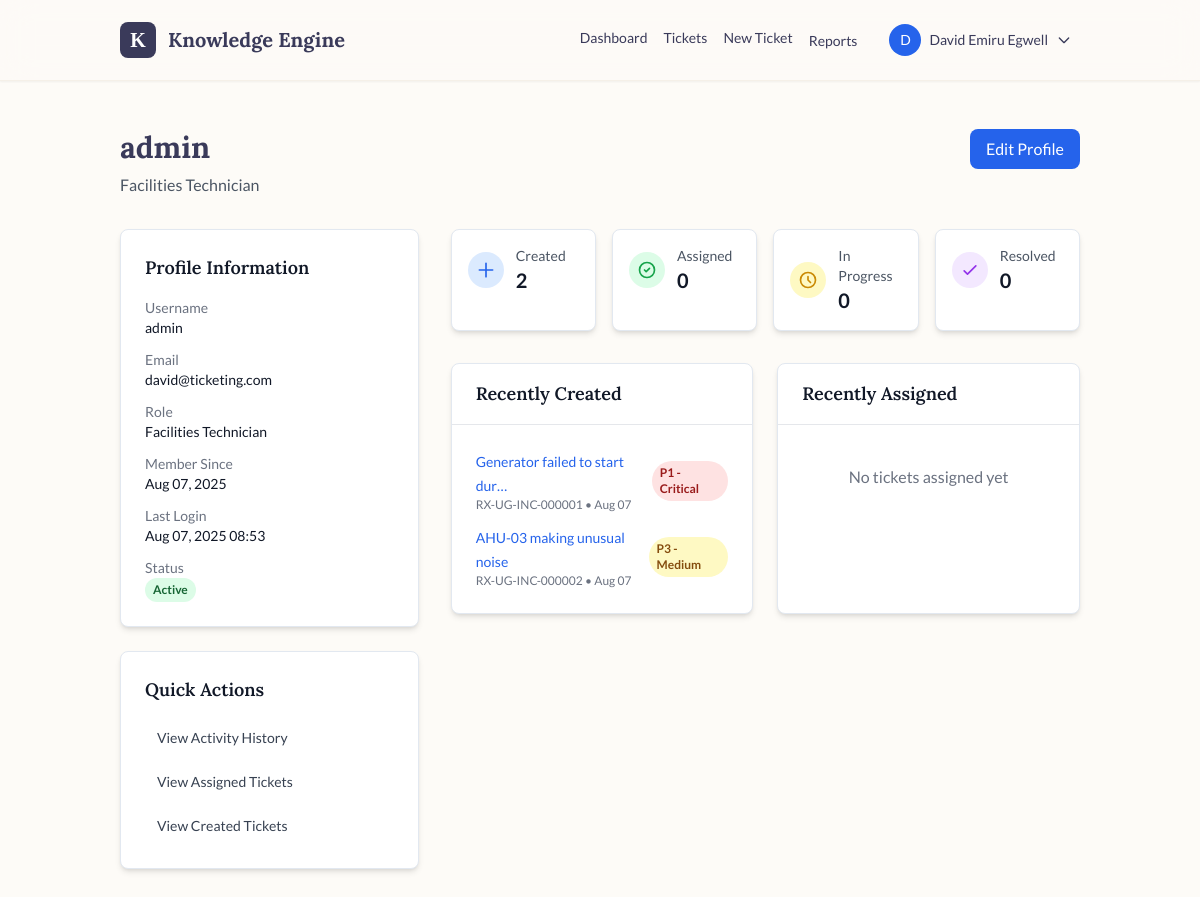
The page /users/profile/1/ (signed in) on the database as committed earlier.
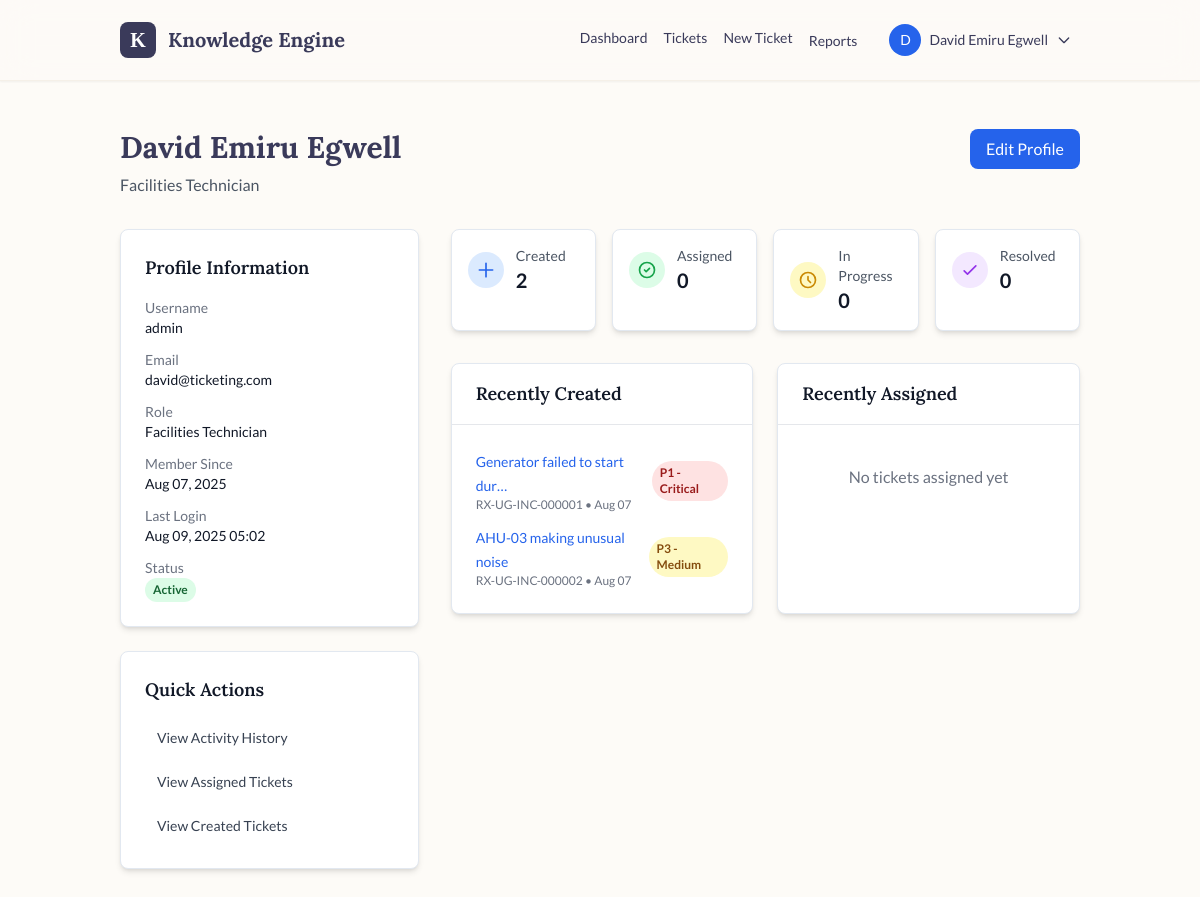
The same page on the database as committed later.
### tickets/models.py (models this page shows, shortened)
class User(AbstractUser):
    ROLE_CHOICES = (
        ('technician', 'Facilities Technician'),
        ('engineer', 'Facilities Engineer'),
        ('manager', 'Facilities Manager'),
        ('bms', 'BMS/Control Centre Staff'),
        ('admin', 'System Administrator'),
    )
    role = models.CharField(max_length=20, choices=ROLE_CHOICES, default='technician')
    phone = models.CharField(max_length=20, blank=True)
    department = models.CharField(max_length=100, blank=True)
    def get_full_name(self):
        return f"{self.first_name} {self.last_name}".strip() or self.username

### tickets/user_views.py (the view)
# urls.py: path('profile/', UserProfileView.as_view(), name='profile'),
class UserProfileView(LoginRequiredMixin, DetailView):
    model = User
    template_name = 'users/profile.html'
    context_object_name = 'profile_user'
    def get_object(self):
        user_id = self.kwargs.get('pk')
        if user_id:
            if self.request.user.is_staff or str(self.request.user.pk) == str(user_id):
                return get_object_or_404(User, pk=user_id)
            else:
                return self.request.user
        return self.request.user
    def get_context_data(self, **kwargs):
        context = super().get_context_data(**kwargs)
        user = self.get_object()
        created_tickets = Ticket.objects.filter(created_by=user)
        assigned_tickets = Ticket.objects.filter(assigned_to=user)
        recent_created = created_tickets.order_by('-created_at')[:5]
        recent_assigned = assigned_tickets.order_by('-created_at')[:5]
        context.update({
            'total_created': created_tickets.count(),
            'total_assigned': assigned_tickets.count(),
            'open_assigned': assigned_tickets.filter(status='open').count(),
            'in_progress_assigned': assigned_tickets.filter(status='in_progress').count(),
            'resolved_assigned': assigned_tickets.filter(status='resolved').count(),
            'recent_created': recent_created,
            'recent_assigned': recent_assigned,
            'can_edit': self.request.user == user or self.request.user.is_staff,
        })
        return context

### core/context_processors.py (called while the page is built)
def auth_enabled(request):
    return {'user_o365_auth_enabled': getattr(settings, 'USER_O365_AUTH_ENABLED', False)}

### tickets/templates/users/profile.html (shortened to what the changed rows need)
{% extends 'tickets/base.html' %}
{% block content %}
<div class="mb-8">
    <div class="flex justify-between items-start">
        <div>
            <h1 class="text-3xl font-bold text-[#3A3A5A] mb-2">{{ profile_user.get_full_name }}</h1>
            <p class="text-gray-600">{{ profile_user.get_role_display }}</p>
        </div>
    </div>
</div>
<div class="grid grid-cols-1 lg:grid-cols-3 gap-8">
    <div class="lg:col-span-1">
        <div class="bg-white p-6 rounded-lg shadow-md border border-slate-200 mb-6">
            <dl class="space-y-3">
                <div>
                    <dt class="text-sm font-medium text-gray-500">Username</dt>
                    <dd class="text-sm text-gray-900">{{ profile_user.username }}</dd>
                </div>
                <div>
                    <dt class="text-sm font-medium text-gray-500">Email</dt>
                    <dd class="text-sm text-gray-900">{{ profile_user.email }}</dd>
                </div>
                <div>
                    <dt class="text-sm font-medium text-gray-500">Role</dt>
                    <dd class="text-sm text-gray-900">{{ profile_user.get_role_display }}</dd>
                </div>
                <div>
                    <dt class="text-sm font-medium text-gray-500">Member Since</dt>
                    <dd class="text-sm text-gray-900">{{ profile_user.date_joined|date:"M d, Y" }}</dd>
                </div>
                <div>
                    <dt class="text-sm font-medium text-gray-500">Last Login</dt>
                    <dd class="text-sm text-gray-900">
                        {% if profile_user.last_login %}
                            {{ profile_user.last_login|date:"M d, Y H:i" }}
                        {% else %}
                            Never
                        {% endif %}
                    </dd>
                </div>
            </dl>
        </div>
    </div>
</div>
{% endblock %}

Rows that differ between the two databases and show on the page:
changed User "Facilities Technician": get_full_name "admin" → "David Emiru Egwell"; last_login "Aug 07, 2025 08:53" → "Aug 09, 2025 05:02"
